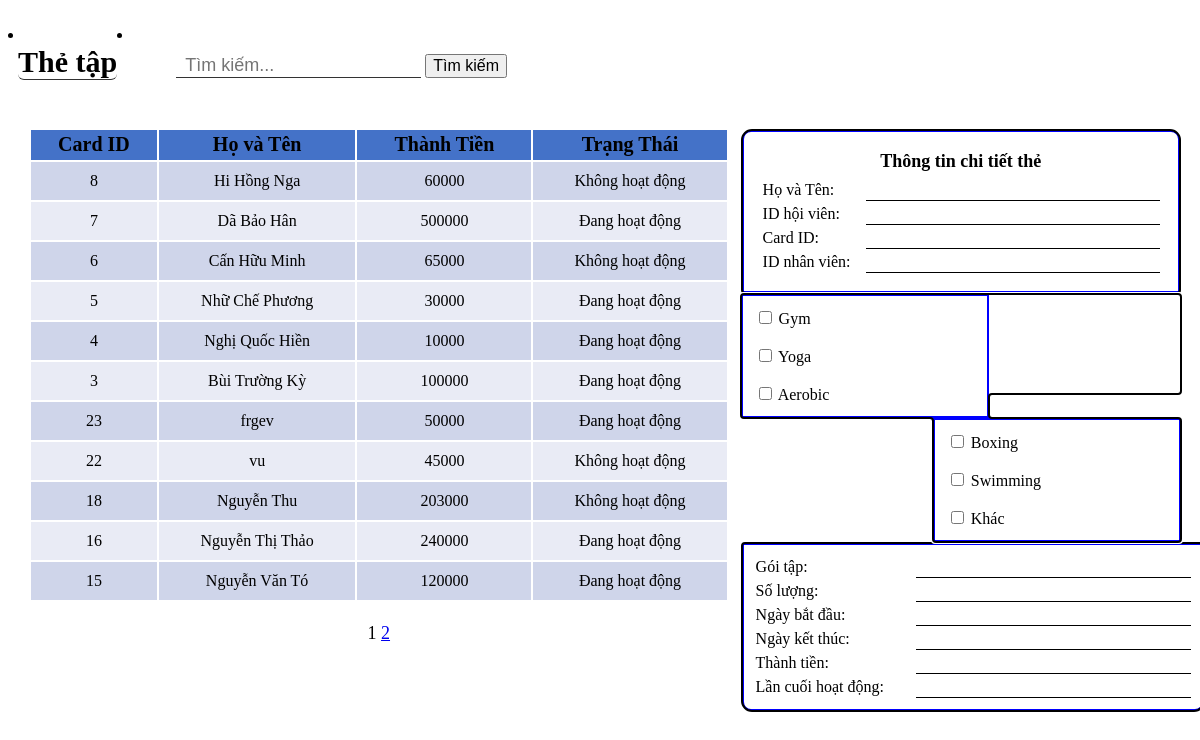
The page /view/the_hien_thi.php on the database its author committed.
### tables this page shows
CREATE TABLE `card` (
  `card_id` varchar(50) NOT NULL,
  `status` tinyint(1) NOT NULL DEFAULT 0,
  `packages` varchar(50) DEFAULT NULL,
  `quantity` int(11) DEFAULT NULL,
  `types_room` varchar(50) DEFAULT NULL,
  `time_start` date DEFAULT NULL,
  `time_end` date DEFAULT NULL,
  `id_hv` varchar(50) DEFAULT NULL,
  `id_nv` varchar(50) DEFAULT NULL,
  `time_private` float DEFAULT NULL,
  `total_money` float NOT NULL
);

CREATE TABLE `tbl_hoi_vien` (
  `id_hv` int(11) NOT NULL,
  `name_hv` varchar(50) NOT NULL,
  `ngay_sinh` date NOT NULL,
  `gioi_tinh` varchar(10) NOT NULL DEFAULT '0',
  `tuoi` int(11) NOT NULL,
  `sdt` varchar(50) NOT NULL,
  `email` varchar(20) NOT NULL,
  `cmnd` varchar(50) NOT NULL,
  `bien_xe` varchar(50) DEFAULT NULL,
  `diem_tich_luy` float NOT NULL,
  `chieu_cao` float DEFAULT NULL,
  `can_nang` float DEFAULT NULL,
  `phan_tram_mo` float DEFAULT NULL,
  `ngay_cap_nhat` varchar(30) DEFAULT NULL
);

### view/the_hien_thi.php (the view, shortened to what this page needs)
<?php
    include_once "../controller/connection.php";
?>
<link rel="stylesheet" href="./assets/css/the.css">
<div class="the_ten-hienthi">
   <li><h2 class = "the_ten1 abc ">Thẻ tập</h2></li>
   <li><div class = "the_ten">
            <form action="<?php echo $_SERVER['PHP_SELF'] ?>" method="post">
            <input class="the_ten1 the_ten-up" type="text" placeholder="Tìm kiếm..." name="cardsearch" height="50px">
            <input class="the_ten-search" type="submit" value="Tìm kiếm">
            </form>
        </div>
    </li>
</div>
<div class='the_div-fixed'>
    <div class="the_div-hienthi">
    <table class="the_table-hienthi">
            <tr class='the_table_row-hienthi the_table-Tieu_de' style="background-color: #4472C8">
                <th>Card ID</th>
                <th id="sort-ten">Họ và Tên</th>
                <th id="sort-tien">Thành Tiền</th>
                <th id="sort-status">Trạng Thái</th>
            </tr>
            <tbody id="the_table_body">
        <?php
            $sort = isset($_GET['sort']) ? $_GET['sort'] : '';
            $keyword = isset($_POST['cardsearch']) ? $_POST['cardsearch'] : "";
            $postb =  "WHERE card_id LIKE '%$keyword%' OR name_hv LIKE '%$keyword%' OR status LIKE '%$keyword%'";
            $p = isset($_GET['page']) ? (int)$_GET['page'] : 1;
            $limit = 11;
            $start = ($p - 1) * $limit;
            if ($sort == '1') {
                $sqlthe1 = "SELECT * FROM card Inner Join tbl_hoi_vien On card.id_hv = tbl_hoi_vien.id_hv ORDER BY name_hv ASC LIMIT $start, $limit";
            } elseif ($sort == '2') {
                $sqlthe1 = "SELECT * FROM card Inner Join tbl_hoi_vien On card.id_hv = tbl_hoi_vien.id_hv ORDER BY name_hv DESC LIMIT $start, $limit";
            } elseif ($sort == '3') {
                $sqlthe1 = "SELECT * FROM card Inner Join tbl_hoi_vien On card.id_hv = tbl_hoi_vien.id_hv ORDER BY total_money ASC LIMIT $start, $limit";
            } elseif ($sort == '4') {
                $sqlthe1 = "SELECT * FROM card Inner Join tbl_hoi_vien On card.id_hv = tbl_hoi_vien.id_hv ORDER BY total_money DESC LIMIT $start, $limit";
            } else {
                $sqlthe1 = "SELECT * FROM card Inner Join tbl_hoi_vien On card.id_hv = tbl_hoi_vien.id_hv $postb ORDER BY card_id DESC LIMIT $start, $limit";
            }
            $query = mysqli_query($mysqli,$sqlthe1);
            while($row = mysqli_fetch_array($query))
        {
        ?>
        <tr class="the_table_row-hienthi">
            <td class ="the_td_hien_thi"><?php echo $row["card_id"]?></td>
            <td class ="the_td_hien_thi"><?php echo $row["name_hv"]?></td>
            <td class ="the_td_hien_thi"><?php echo $row["total_money"]?></td>
            <td class ="the_td_hien_thi">
                <?php
                    if ($row["status"] == 1) {
                        echo "Đang hoạt động";  }
                    else {
                        echo "Không hoạt động";  }
                ?>
            </td>
        <?php
       }
       ?>
        </tbody>
    </table>
    <?php
        $sql_count = "SELECT COUNT(*) as count FROM card INNER JOIN tbl_hoi_vien ON card.id_hv = tbl_hoi_vien.id_hv $postb";
        $result_count = mysqli_query($mysqli, $sql_count);
        $row_count = mysqli_fetch_array($result_count);
        $total = $row_count["count"];
        $page_count = ceil($total / $limit);
        ?><br>
    <center class = "the_page-hienthi" >
        <?php
            for ($i = 1; $i <= $page_count; $i++) {
                if ($i == $p) {
                    echo " " . $i . " ";
                } else {
                    echo ' <a href="?page=' . $i . '&cardsearch=' . $keyword . '">' . $i . '</a> ';
                }
            }
            ?>
    </center>
</div>
<div class = "the_div-hienthi1" >
    <table class="the_table-hienthi1" style="border: 3px solid blue; white-space: nowrap;">
          <tr><th colspan = "2" style="font-size: 18px;" ;>Thông tin chi tiết thẻ</th></tr>
          <tr><tr>
          <tr><td style="padding-right: 30px;">Họ và Tên: </td><td class = the_gachchan><input type="text_the_name_hv"  name="input_theten" style="border: none; outline:none; "></td></tr>
          <tr><td>ID hội viên: </td><td class = the_gachchan><input type="text_the_id_hv" name="input_the_id" style="border: none; outline:none; "></td></tr>
          <tr><td>Card ID: </td><td class = the_gachchan><input type="text_card_id" name="input_the_card_id" style="border: none; outline:none;"></td></tr>
          <tr><td>ID nhân viên: </td><td class = the_gachchan><input type="text_id_nv" name="input_the_id_nv" style="border: none; outline:none;"></td></tr>
    </table>
    <div class = "the_table-hienthi2" >
        <table>
            <div class = "the_box_types_room1" style="border: 2px solid blue;">
                <input type="checkbox" id="vehicle1" name="vehicle1" value="Gym">
                <label for="vehicle1"> Gym</label><br><br>
                <input type="checkbox" id="vehicle2" name="vehicle2" value="Yoga">
                <label for="vehicle2"> Yoga</label><br><br>
                <input type="checkbox" id="vehicle3" name="vehicle3" value="Aerobic">
                <label for="vehicle3"> Aerobic</label><br>
            </div>
            <div class = "the_box_types_room2" style="border: 2px solid blue;">
                <input type="checkbox" id="vehicle4" name="vehicle4" value="Boxing">
                <label for="vehicle4"> Boxing</label><br><br>
                <input type="checkbox" id="vehicle5" name="vehicle5" value="Swimming">
                <label for="vehicle5"> Swimming</label><br><br>
                <input type="checkbox" id="vehicle6" name="vehicle6" value="Khac">
                <label for="vehicle6"> Khác</label><br>
            </div>
        </table>
    </div>
    <div class="the_table-hienthi3" style="border: 3px solid blue;">
        <table style="white-space: nowrap;">
            <tr><td ><label>Gói tập: </label></td>
                <td class = the_gachchan><input type="text_the1" name="input1" style="border: none; outline:none;"></td></tr>
            <tr><td><label>Số lượng: </label></td>
                <td class = the_gachchan><input type="text_the1" name="input2" style="border: none; outline: none;"></td></tr>
            <tr><td><label>Ngày bắt đầu: </label></td>
                <td class = the_gachchan><input type="text_the1" name="input3" style="border: none; outline: none;"></td></tr>
            <tr><td><label>Ngày kết thúc: </label></td>
                <td class = the_gachchan><input type="text_the1" name="input4" style="border: none; outline: none;"></td></tr>
            <tr><td><label>Thành tiền: </label></td>
                <td class = the_gachchan><input type="text_the1" name="input5" style="border: none; outline: none;"></td></tr>
            <tr><td style="padding-right: 30px;"><label>Lần cuối hoạt động: </label></td>
                <td class = the_gachchan><input type="text_the1" name="input6" style="border: none; outline: none;"></td></tr>
        </table></div>
</div>
</div>

### view/assets/css/the.css (style rules this page uses)
.the_gachchan { width: 100%; border-bottom: 1px solid black; padding: 2px 35px; }
.the_ten-search { cursor: pointer; font-size: 16px; }
.the_table-hienthi2 { width: 100% ; height: 100px; outline: auto; }
.the_box_types_room1 { float: left; padding: 12px; width: 50%;; }
.the_box_types_room2 { float: right; padding: 12px; width: 50%;; }
.the_table-hienthi1 { border-top-left-radius: 10px; border-top-right-radius: 10px; padding: 16px; width: 100%; height: 100px; outline: auto; }
.the_table-hienthi3 { border-bottom-left-radius: 10px; border-bottom-right-radius: 10px; padding: 9px; width: 100%; display: inline-block; outline: auto; }
.the_ten-hienthi { display: flex; }
.abc { margin-top: 0.99px; border-radius: 6px; }
.the_ten1 { font-size: 30px; margin-left: 10px; border: none; border-bottom: 1px solid #333; }
.the_ten-up { padding: 0px 9px; margin-left: 0px; margin-top: 9px; height: 25px; width: 245px; font-size: 18px; }
.the_div-hienthi { font-size: 18px; padding: 10px; border-collapse: collapse; margin-left: 10px; width: 160%; border: 1px solid white; }
.the_div-fixed { display: flex; }
.the_div-hienthi1 { margin-top: 23px; width: 100%; margin-right: 10px; border: 1px solid white; }
.the_table_row-hienthi { height: 30px; text-align: center; }
tr.the_table_row-hienthi.the_table-Tieu_de { background-color: #4472C8; font-size: 20px; }
table.the_table-hienthi { color: black; margin-top: 12px; width: 100%; }
.the_table-hienthi tr:nth-child(even) { background-color: #E9EBF5; }
.the_table-hienthi tr:nth-child(odd) { background-color: #CFD5EA; }
.the_td_hien_thi { height: 38px; }

### rows shown on the page
card: card_id "8", id_hv.name_hv "Hi Hồng Nga", total_money "60000", status "Không hoạt động"
card: card_id "7", id_hv.name_hv "Dã Bảo Hân", total_money "500000", status "Đang hoạt động"
card: card_id "6", id_hv.name_hv "Cấn Hữu Minh", total_money "65000", status "Không hoạt động"
card: card_id "5", id_hv.name_hv "Nhữ Chế Phương", total_money "30000", status "Đang hoạt động"
card: card_id "4", id_hv.name_hv "Nghị Quốc Hiền", total_money "10000", status "Đang hoạt động"
card: card_id "3", id_hv.name_hv "Bùi Trường Kỳ", total_money "100000", status "Đang hoạt động"
card: card_id "23", id_hv.name_hv "frgev", total_money "50000", status "Đang hoạt động"
card: card_id "22", id_hv.name_hv "vu", total_money "45000", status "Không hoạt động"
card: card_id "18", id_hv.name_hv "Nguyễn Thu", total_money "203000", status "Không hoạt động"
card: card_id "16", id_hv.name_hv "Nguyễn Thị Thảo", total_money "240000", status "Đang hoạt động"
card: card_id "15", id_hv.name_hv "Nguyễn Văn Tó", total_money "120000", status "Đang hoạt động"
